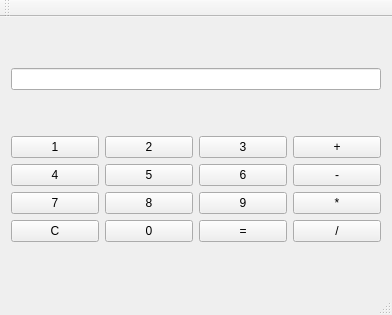
<?xml version="1.0" encoding="UTF-8"?>
<ui version="4.0">
 <class>UberCalculator</class>
 <widget class="QMainWindow" name="UberCalculator">
  <property name="geometry">
   <rect>
    <x>0</x>
    <y>0</y>
    <width>392</width>
    <height>315</height>
   </rect>
  </property>
  <property name="windowTitle">
   <string>UberCalculator</string>
  </property>
  <property name="autoFillBackground">
   <bool>false</bool>
  </property>
  <widget class="QWidget" name="centralWidget">
   <layout class="QGridLayout" name="gridLayout_2">
    <item row="0" column="0">
     <layout class="QVBoxLayout" name="verticalLayout">
      <item>
       <widget class="QLineEdit" name="lineEdit">
        <property name="readOnly">
         <bool>true</bool>
        </property>
       </widget>
      </item>
     </layout>
    </item>
    <item row="1" column="0">
     <layout class="QGridLayout" name="gridLayout">
      <item row="2" column="3">
       <widget class="QPushButton" name="pushButtonMult">
        <property name="text">
         <string>*</string>
        </property>
       </widget>
      </item>
      <item row="1" column="0">
       <widget class="QPushButton" name="pushButton4">
        <property name="text">
         <string>4</string>
        </property>
       </widget>
      </item>
      <item row="1" column="1">
       <widget class="QPushButton" name="pushButton5">
        <property name="text">
         <string>5</string>
        </property>
       </widget>
      </item>
      <item row="2" column="1">
       <widget class="QPushButton" name="pushButton8">
        <property name="text">
         <string>8</string>
        </property>
       </widget>
      </item>
      <item row="1" column="2">
       <widget class="QPushButton" name="pushButton6">
        <property name="text">
         <string>6</string>
        </property>
       </widget>
      </item>
      <item row="0" column="3">
       <widget class="QPushButton" name="pushButtonPlus">
        <property name="text">
         <string>+</string>
        </property>
       </widget>
      </item>
      <item row="1" column="3">
       <widget class="QPushButton" name="pushButtonMinus">
        <property name="text">
         <string>-</string>
        </property>
       </widget>
      </item>
      <item row="2" column="2">
       <widget class="QPushButton" name="pushButton9">
        <property name="text">
         <string>9</string>
        </property>
       </widget>
      </item>
      <item row="2" column="0">
       <widget class="QPushButton" name="pushButton7">
        <property name="text">
         <string>7</string>
        </property>
       </widget>
      </item>
      <item row="0" column="2">
       <widget class="QPushButton" name="pushButton3">
        <property name="text">
         <string>3</string>
        </property>
       </widget>
      </item>
      <item row="0" column="0">
       <widget class="QPushButton" name="pushButton1">
        <property name="text">
         <string>1</string>
        </property>
       </widget>
      </item>
      <item row="3" column="3">
       <widget class="QPushButton" name="pushButtonDiv">
        <property name="text">
         <string>/</string>
        </property>
       </widget>
      </item>
      <item row="3" column="2">
       <widget class="QPushButton" name="pushButtonEqual">
        <property name="text">
         <string>=</string>
        </property>
       </widget>
      </item>
      <item row="3" column="1">
       <widget class="QPushButton" name="pushButton0">
        <property name="text">
         <string>0</string>
        </property>
       </widget>
      </item>
      <item row="0" column="1">
       <widget class="QPushButton" name="pushButton2">
        <property name="text">
         <string>2</string>
        </property>
       </widget>
      </item>
      <item row="3" column="0">
       <widget class="QPushButton" name="clearButton">
        <property name="text">
         <string>C</string>
        </property>
       </widget>
      </item>
     </layout>
    </item>
   </layout>
  </widget>
  <widget class="QMenuBar" name="menuBar">
   <property name="geometry">
    <rect>
     <x>0</x>
     <y>0</y>
     <width>392</width>
     <height>21</height>
    </rect>
   </property>
  </widget>
  <widget class="QToolBar" name="mainToolBar">
   <attribute name="toolBarArea">
    <enum>TopToolBarArea</enum>
   </attribute>
   <attribute name="toolBarBreak">
    <bool>false</bool>
   </attribute>
  </widget>
  <widget class="QStatusBar" name="statusBar"/>
 </widget>
 <layoutdefault spacing="6" margin="11"/>
 <resources/>
 <connections/>
</ui>
